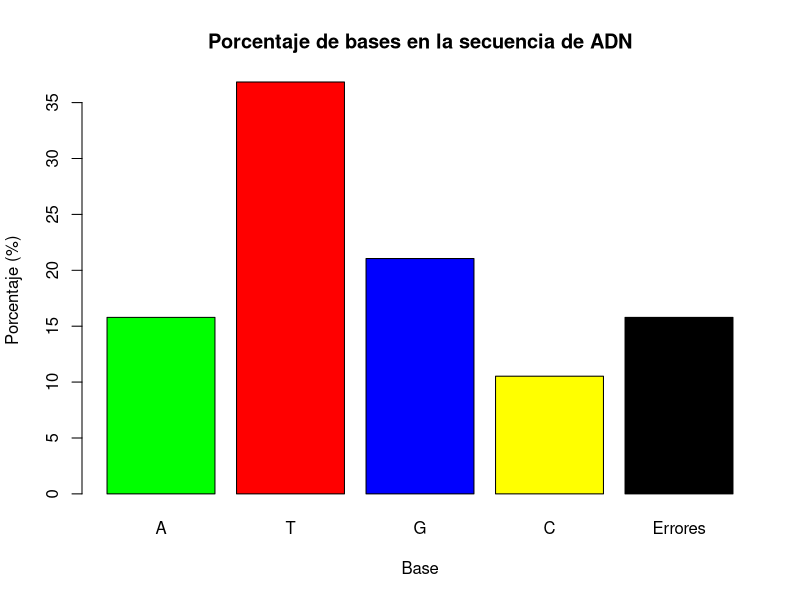
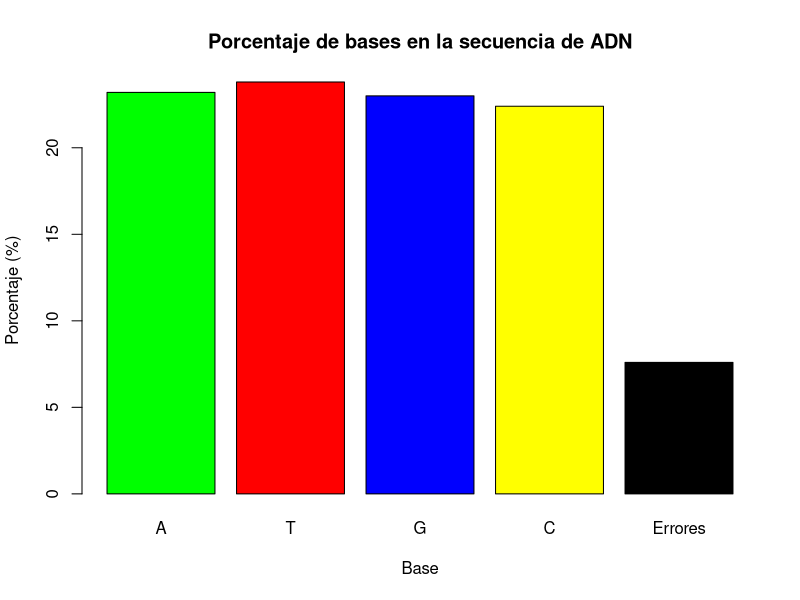

Generate these figures, in order, with R:
## ---- chunk 1
knitr::opts_chunk$set(echo = TRUE)
## ---- chunk 2

create_DNA_strand <- function(n){
  #================================Asignación de variables=====================================
  #Creamos una concatenación con las bases de DNA:
  bases <- c("A","C","T","G","-","N")
  
  #================================Creación de la función=======================================
  #Basados en el numero "n" ingresado por el usuario, creamos la cadena de bases de DNA
  
  
  #Con el uso de "prob", alteramos las probabilidades de aparción de los caracteres dentro de la
  #concatenación "bases", sumando las probabilidades debe de dar 1.
  cadena_dna <- paste0(sample(
    bases, size=n, replace=TRUE, prob=c(0.3, 0.3, 0.3, 0.3, 0.05,0.05)),
    collapse="")
  
  #Se imprime la función
  return(cadena_dna)
}

## ---- chunk 3
# Ejemplo con una secuencia que incluye todos los caracteres posibles
n <- 15
print(create_DNA_strand(n))
## ---- chunk 4
 #Parámetros: una cadena de caracteres
calcular_tam_dna <- function(secuencia_dna) {
  return(nchar(secuencia_dna)) 
}

## ---- chunk 5
calcular_porcentaje_bases <- function(secuencia) {
  # Con el propósito de evitar errores de ingreso de minúsculas, es preciso
  # convertir la secuencia ingresada a mayúsculas, por ello se usa "toupper"
  secuencia <- toupper(secuencia)
  
  # Se cuentan el número total de caracteres
  total_caracteres <- calcular_tam_dna(secuencia)
  
  # Se cuentan las bases (A, T, G, C) así como caracteres desconocidos (N) y guiones (-) u omisiones
  num_A <- sum(strsplit(secuencia, "")[[1]] == "A")
  num_T <- sum(strsplit(secuencia, "")[[1]] == "T")
  num_G <- sum(strsplit(secuencia, "")[[1]] == "G")
  num_C <- sum(strsplit(secuencia, "")[[1]] == "C")
  num_error <- (total_caracteres-(num_A+num_T+num_G+num_C))
  
  # Se calculan los respectivos porcentajes de cada base respecto al total
  porcentaje_A <- (num_A / total_caracteres) * 100
  porcentaje_T <- (num_T / total_caracteres) * 100
  porcentaje_G <- (num_G / total_caracteres) * 100
  porcentaje_C <- (num_C / total_caracteres) * 100
  porcentaje_error <- (num_error / total_caracteres) * 100
  
  # Se imprimen los respectivos resultados obtenidos
  cat("Análisis de la secuencia de ADN:\n")
  cat("Total de caracteres:", total_caracteres, "\n\n")
  cat("Bases encontradas:\n")
  cat("A:", num_A, "(", round(porcentaje_A, 2), "%)\n")
  cat("T:", num_T, "(", round(porcentaje_T, 2), "%)\n")
  cat("G:", num_G, "(", round(porcentaje_G, 2), "%)\n")
  cat("C:", num_C, "(", round(porcentaje_C, 2), "%)\n")
  cat("Errores (desconocido):", num_error, "(", round(porcentaje_error, 2), "%)\n")
  
  # Se crea el respectivo histograma (ver si se puede cambiar a la funcion hist)
  barplot(c(porcentaje_A, porcentaje_T, porcentaje_G, porcentaje_C, porcentaje_error),
          names.arg = c("A", "T", "G", "C", "Errores"),
          col = c("green", "red", "blue", "yellow", "black"),
          main = "Porcentaje de bases en la secuencia de ADN",
          ylab = "Porcentaje (%)",
          xlab = "Base")
}
## ---- chunk 6
# Ejemplo con una secuencia que incluye todos los caracteres posibles
secuencia_ejemplo <- "CTGATTT-GATGGTC-NAT"
calcular_porcentaje_bases(secuencia_ejemplo)
## ---- chunk 7
library('stringr')


transcript_DNA_to_RNA<- function(dna_strand){
  
  initial <- c("A", "C", "T", "G");
  counter <- c("U", "G", "A", "C");
  
  dna_strand_vector <- strsplit(dna_strand, "")[[1]]
  
  strand <- "";
  found <- FALSE;
  index<- 0;
  
  for (a in 1:calcular_tam_dna(dna_strand)){
    for (i in 1:length(initial)){
      if(dna_strand_vector[a]==initial[i]){
        found <- TRUE
        index <- i
      }
    }
    
    if(found){
      strand<- paste0(strand, counter[index])
      found <- FALSE;
      index<- 0;
    }
    else{
      strand<- paste0(strand, dna_strand_vector[a])
    }
  }
  
  return(strand)
}

## ---- chunk 8
new_strand <- transcript_DNA_to_RNA("ACGGGTAAGG")
new_strand
## ---- chunk 9

library(stringr)

# Auxiliar function to help the function translation_ARNm()

read_codons<- function(DNA_line, codon_number){
  first_number <- 1
  last_number <-3 
  codons <- c()
  protein_chain <-""
  
  #Division of the line into codons inside a vector.
  for (i in 1:codon_number){
    new_codon = substr(DNA_line,first_number,last_number)
    codons <- append(codons,new_codon)
    first_number <- first_number +3
    last_number <- last_number +3
  }
  
  stop_codon <- FALSE
  codon_located <- FALSE
  start_reading <-FALSE
  
  j <- 1
  
  dictionary_meanings <- c(' Phe +',' Phe +',' Leu +',' Leu +',
    ' Leu +',' Leu +',' Leu +',' Leu +', 
    ' Ile +',' Ile +',' Ile +',' Met +',
    ' Val +',' Val +',' Val +',' Val +',
    ' Ser +',' Ser +',' Ser +',' Ser +',
    ' Pro +',' Pro +',' Pro +',' Pro +', 
    ' Thr +',' Thr +',' Thr +',' Thr +',
    ' Ala +',' Ala +',' Ala +',' Ala +',
    ' Tyr +',' Tyr +',' Stop',' Stop',
    ' His +',' His +',' Gin +',' Gin +',
    ' Asn +',' Asn +',' Lys +',' Lys +',
    ' Asp +',' Asp +',' Glu +',' Glu +',
    ' Cys +',' Cys +',' Stop',' Trp +',
    ' Arg +',' Arg +',' Arg +',' Arg +',
    ' Ser +',' Ser +',' Arg +',' Arg +',
    ' Gly +',' Gly +',' Gly +',' Gly +')
  
  
    dictionary_names <- c('UUU','UUC','UUA','UUG',
        'CUU','CUC','CUA','CUG',
        'AUU','AUC','AUA','AUG',
        'GUU','GUC','GUA','GUG',
        'UCU','UCC','UCA','UCG',
        'CCU','CCC','CCA','CCG',
        'ACU','ACC','ACA','ACG',
        'GCU','GCC','GCA','GCG',
        'UAU','UAC','UAA','UAG',
        'CAU','CAC','CAA','CAG',
        'AAU','AAC','AAA','AAG',
        'GAU','GAC','GAA','GAG',
        'UGU','UGC','UGA','UGG',
        'CGU','CGC','CGA','CGG',
        'AGU','AGC','AGA','AGG',
        'GGU','GGC','GGA','GGG')

    
  while (j <= length(codons) && stop_codon == FALSE){
    
    if (str_equal(codons[j],'AUG') == TRUE){
      start_reading <- TRUE
    }
    
    if (start_reading == TRUE){
      for (x in 1:length(dictionary_names)){
        if (str_equal(dictionary_names[x], codons[j]) == TRUE){
  
          protein_chain <- paste0(protein_chain,dictionary_meanings[x])
          codon_located <- TRUE
  
          if ((dictionary_meanings[x] == " Stop") == TRUE){
            stop_codon <- TRUE
          }
        }
      }
      
      #Option in case none of the dictionary cases marches
      if (codon_located == FALSE){
        protein_chain <- paste0(protein_chain," NA +")
      }
      else{
        protein_chain <-protein_chain
        codon_located <- FALSE
      }
    }
    
    #Increase of the count of codons
    j <- j+1
  }
  
    #Elimination of the + sign from the end character if it matches
  if( str_equal(substr(protein_chain, nchar(protein_chain)-1,nchar(protein_chain))," +")){
    protein_chain <- substr(protein_chain, 1, nchar(protein_chain)-1)
  }
  
  return(protein_chain)
}

## ---- chunk 10
reading_ARNm <- function(line){
  size <- calcular_tam_dna(line)
  
  module <- size %% 3
  codon_number <- floor(calcular_tam_dna(line)/3)
  
  if (module == 0){
    ARNm <- line
    aminoacid_chain <- read_codons(ARNm,codon_number)
  }
  
  else{
    ARNm <- substr(line, 1, size-module)
    aminoacid_chain <- read_codons(ARNm,codon_number)
    
    if(str_equal(substr(aminoacid_chain, calcular_tam_dna(aminoacid_chain)-4, nchar(aminoacid_chain) )," Stop")){
      aminoacid_chain <- aminoacid_chain
    }
    
    else if(str_equal(substr(aminoacid_chain, calcular_tam_dna(aminoacid_chain)-1, calcular_tam_dna(aminoacid_chain) ),"")){
       aminoacid_chain <- aminoacid_chain
     }
    
    else{
      aminoacid_chain <- paste0(aminoacid_chain,"+ NA")
    }
  }
  
  return(aminoacid_chain)
}
## ---- chunk 11
ARN_irre <- "CUUUGDDCGAUGAGCUCCUACU"
print(reading_ARNm(ARN_irre))
## ---- chunk 12

reverse_strand<- function(DNA_line){
  dna_chars <- strsplit(DNA_line, "")
  len = calcular_tam_dna(DNA_line)
  if (len== 1){
    converse_string = dna_chars[[1]]
  }
  else{ 
    converse_split = dna_chars[[1]][len:1]
    converse_string = paste0(converse_split, collapse = "")
    converse_split
  }
  return(converse_string);
}
## ---- chunk 13
ARN_irre <- "CUUUGDDCGAUGAGCUCCUACU"
reverse <- reverse_strand(ARN_irre)
reverse

## ---- chunk 14
library('stringr')

complement_strand <- function(dna_strand){
  
  initial <- c("A", "C", "T", "G");
  complement <- c("T", "G", "A", "C");
  
  names(initial) <- complement
  
  dna_strand <- strsplit(dna_strand, "")[[1]]
  
  strand <- "3'-";
  
  for (i in dna_strand){
    if(is.na(match(i, initial))){
     strand <- paste0(strand, i);
    }
    else{
      strand <- paste0(strand, initial[[i]]);
    }
  }
  strand <- paste0(strand, "-5'");
  return(strand)
}
## ---- chunk 15
new_strand <- complement_strand("ACGGG-NA-T\nAAGG")
new_strand
## ---- chunk 16

library('stringr')

complement_strand <- function(dna_strand){
  
  initial <- c("A", "C", "T", "G");
  complement <- c("T", "G", "A", "C");
  
  names(initial) <- complement
  
  dna_strand <- strsplit(dna_strand, "")[[1]]
  
  strand <- "";
  
  for (i in dna_strand){
    if(is.na(match(i, initial))){
     strand <- paste0(strand, i);
    }
    else{
      strand <- paste0(strand, initial[[i]]);
    }
  }
  return(strand)
}

## ---- chunk 17

## Función no. 1
print("--------------------------------------------Creación de una hebra--------------------------------------------")
cadena_inicial <- create_DNA_strand(500)
cadena_inicial

## Función no. 2
len_dna <- calcular_tam_dna(cadena_inicial)

## Función no. 3
calcular_porcentaje_bases(cadena_inicial)

## Función no. 4
arn <- transcript_DNA_to_RNA(cadena_inicial)
arn

## Función no. 5
proteina <- reading_ARNm(arn)
proteina

# Función no. 6
reverse_initial <- reverse_strand(cadena_inicial)
reverse_initial

# Función no. 7
complement_dna_strand <- complement_strand(cadena_inicial)
complement_dna_strand

# Función no. 8
reverse_complement <- complement_strand(reverse_initial)
reverse_complement
